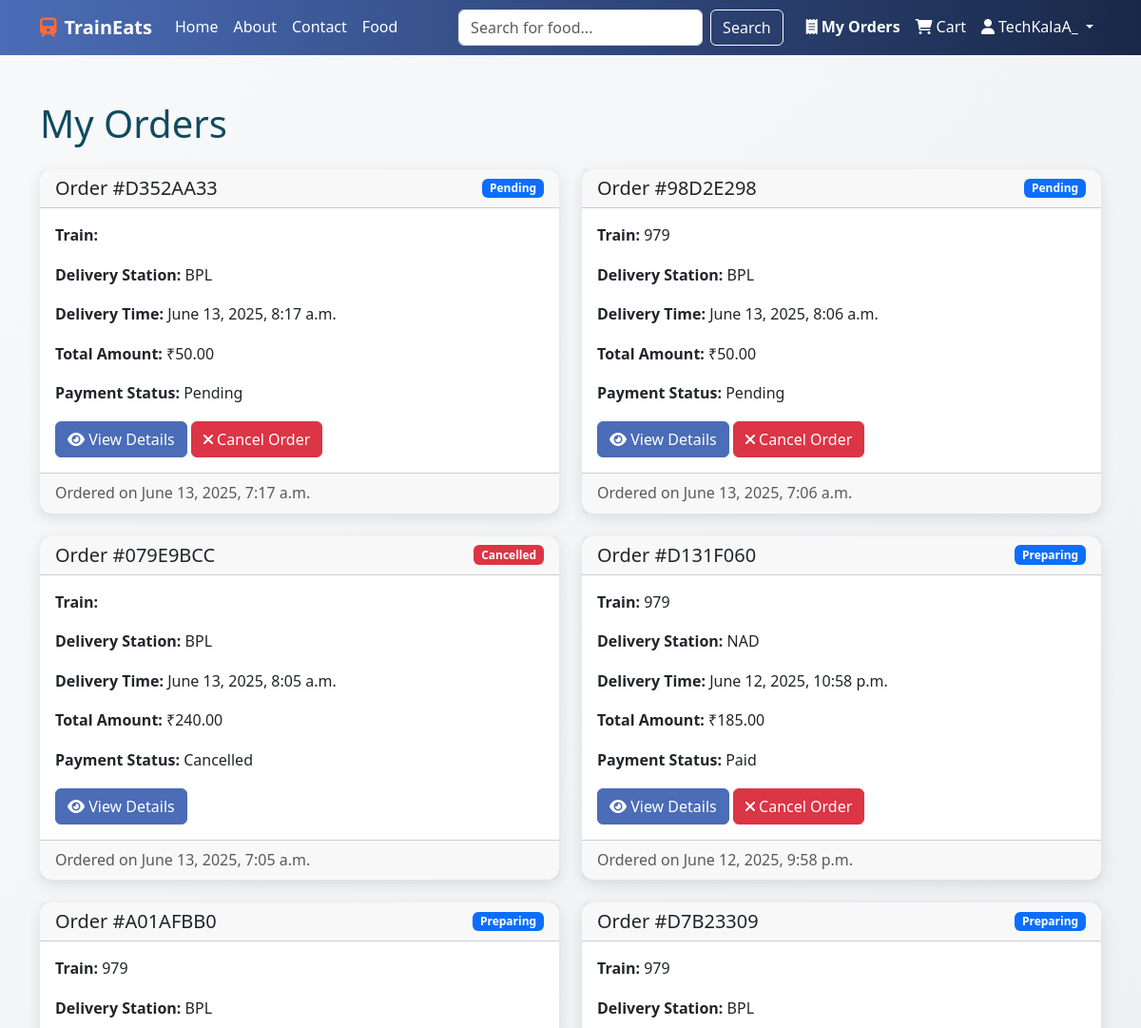
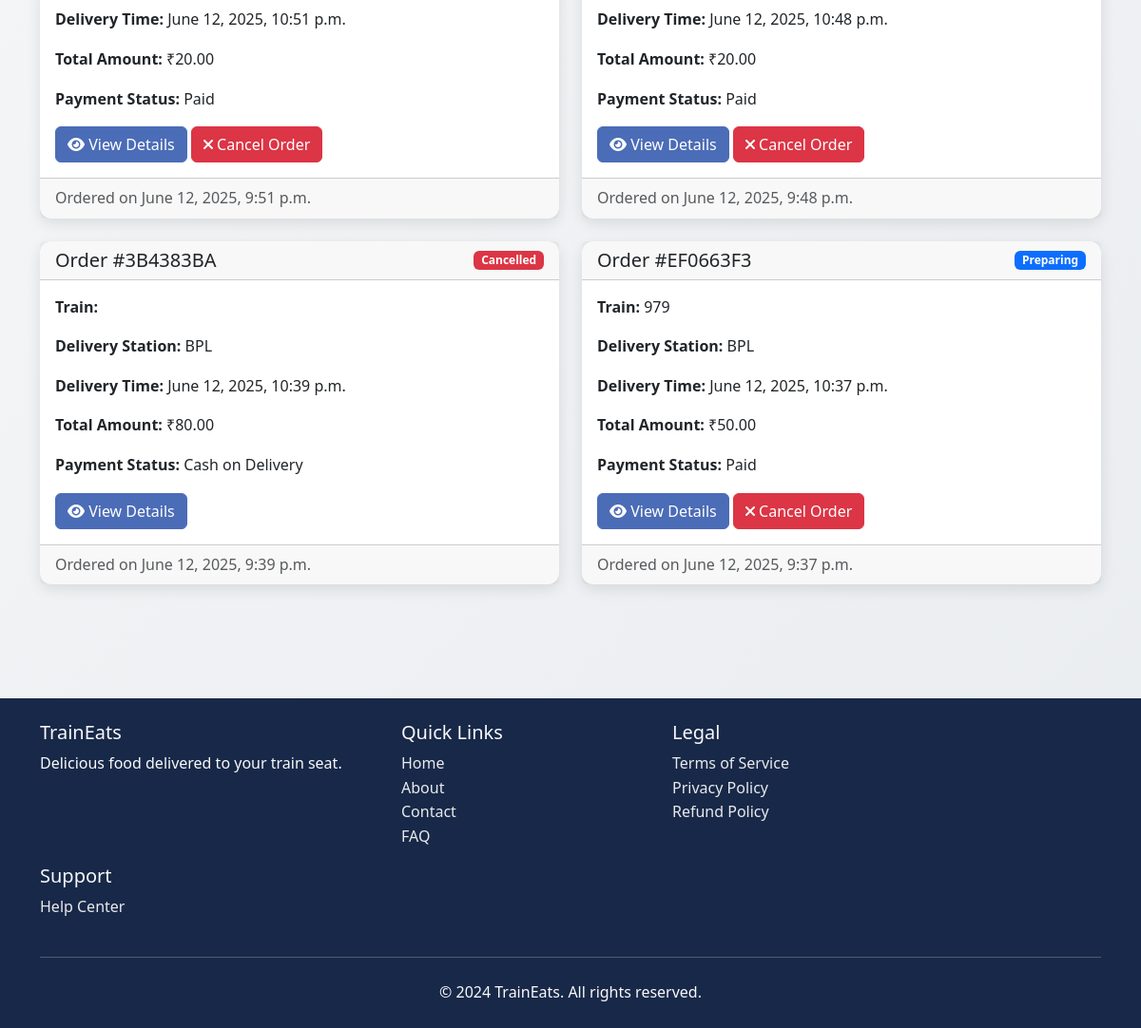
/orders/ (signed in), run on the app's committed database (2 pictures, top to bottom).
### accounts/models.py (models this page shows, shortened)
class User(AbstractUser):
    USER_TYPE_CHOICES = (
        ('user', 'User'),
        ('admin', 'Admin'),
    )
    user_type = models.CharField(max_length=10, choices=USER_TYPE_CHOICES, default='user')
    phone_number = models.CharField(max_length=15, blank=True)
    address = models.TextField(blank=True)
    created_at = models.DateTimeField(auto_now_add=True)
    updated_at = models.DateTimeField(auto_now=True)
    class Meta:
        verbose_name = 'User'
        verbose_name_plural = 'Users'

### orders/models.py (models this page shows, shortened)
class Order(models.Model):
    STATUS_CHOICES = [
        ('PENDING', 'Pending'),
        ('PREPARING', 'Preparing'),
        ('READY', 'Ready for Delivery'),
        ('DELIVERED', 'Delivered'),
        ('CANCELLED', 'Cancelled'),
    ]
    PAYMENT_STATUS_CHOICES = [
        ('PENDING', 'Pending'),
        ('PAID', 'Paid'),
        ('FAILED', 'Failed'),
        ('CANCELLED', 'Cancelled'),
        ('COD', 'Cash on Delivery'),
    ]
    user = models.ForeignKey(User, on_delete=models.CASCADE)
    order_number = models.CharField(max_length=20, unique=True)
    train = models.ForeignKey(Train, on_delete=models.SET_NULL, null=True, blank=True)
    delivery_station = models.ForeignKey(Station, on_delete=models.SET_NULL, null=True)
    total_amount = models.DecimalField(max_digits=10, decimal_places=2)
    status = models.CharField(max_length=20, choices=STATUS_CHOICES, default='PENDING')
    payment_status = models.CharField(max_length=20, choices=PAYMENT_STATUS_CHOICES, default='PENDING')
    special_instructions = models.TextField(blank=True)
    created_at = models.DateTimeField(auto_now_add=True)
    delivery_time = models.DateTimeField()
    def get_status_display(self):
        return dict(self.STATUS_CHOICES)[self.status]
    def get_payment_status_display(self):
        return dict(self.PAYMENT_STATUS_CHOICES)[self.payment_status]

class Station(models.Model):
    name = models.CharField(max_length=100)
    code = models.CharField(max_length=10, unique=True)
    region = models.CharField(max_length=50)

class Train(models.Model):
    name = models.CharField(max_length=100)
    number = models.CharField(max_length=20, unique=True)
    class_type = models.CharField(max_length=50)

### orders/views.py (the view)
# urls.py: path('', views.order_list, name='order_list'),
@login_required
def order_list(request):
    orders = Order.objects.filter(user=request.user).order_by('-created_at')
    return render(request, 'orders/order_list.html', {
        'orders': orders
    })

### orders/context_processors.py (called while the page is built)
def cart_item_count(request):
    if not request.user.is_authenticated:
        return {'cart_item_count': 0}
    try:
        cart = Cart.objects.get(user=request.user)
        count = sum(item.quantity for item in cart.items.all())
    except Cart.DoesNotExist:
        count = 0
    return {'cart_item_count': count}

### templates/orders/order_list.html (shortened to what this page needs)
{% extends 'base.html' %}
{% block content %}
<div class="container py-5">
    <h1 class="mb-4">My Orders</h1>
    {% if orders %}
        <div class="row">
            {% for order in orders %}
                <div class="col-md-6 mb-4">
                    <div class="card">
                        <div class="card-header d-flex justify-content-between align-items-center">
                            <h5 class="mb-0">Order #{{ order.order_number }}</h5>
                            <span class="badge {% if order.status == 'DELIVERED' %}bg-success{% elif order.status == 'CANCELLED' %}bg-danger{% else %}bg-primary{% endif %}">
                                {{ order.get_status_display }}
                            </span>
                        </div>
                        <div class="card-body">
                            <p><strong>Train:</strong> {{ order.train.name }}</p>
                            <p><strong>Delivery Station:</strong> {{ order.delivery_station.name }}</p>
                            <p><strong>Delivery Time:</strong> {{ order.delivery_time|date:"F j, Y, g:i a" }}</p>
                            <p><strong>Total Amount:</strong> ₹{{ order.total_amount }}</p>
                            <p><strong>Payment Status:</strong> {{ order.get_payment_status_display }}</p>
                            <div class="mt-3">
                                <a href="{% url 'orders:order_detail' order.order_number %}" class="btn btn-primary">
                                    <i class="fas fa-eye"></i> View Details
                                </a>
                                {% if order.status == 'PENDING' or order.status == 'PREPARING' %}
                                    <a href="{% url 'orders:cancel_order' order.order_number %}" class="btn btn-danger">
                                        <i class="fas fa-times"></i> Cancel Order
                                    </a>
                                {% endif %}
                            </div>
                        </div>
                        <div class="card-footer text-muted">
                            Ordered on {{ order.created_at|date:"F j, Y, g:i a" }}
                        </div>
                    </div>
                </div>
            {% endfor %}
        </div>
    {% else %}
        <div class="alert alert-info">
            <i class="fas fa-info-circle"></i> You haven't placed any orders yet.
            <a href="{% url 'vendors:food_list' %}" class="alert-link">Browse our vendors</a> to place your first order!
        </div>
    {% endif %}
</div>
{% endblock %}

### templates/base.html (shortened to what this page needs)
{% load static %}
<!DOCTYPE html>
<html lang="en">
<head>
    <link href="https://cdn.jsdelivr.net/npm/bootstrap@5.3.0/dist/css/bootstrap.min.css" rel="stylesheet">
    <link href="https://cdnjs.cloudflare.com/ajax/libs/font-awesome/6.0.0/css/all.min.css" rel="stylesheet">
    <link href="{% static 'css/style.css' %}" rel="stylesheet">
    <link href="{% static 'css/custom.css' %}" rel="stylesheet">
</head>
<body>
    <nav class="navbar navbar-expand-lg navbar-dark navbar-custom">
        <div class="container">
            <a class="navbar-brand" href="{% url 'home' %}">
                <i class="fas fa-train me-2"></i>TrainEats
            </a>
            <div class="collapse navbar-collapse" id="navbarNav">
                <ul class="navbar-nav me-auto mb-2 mb-lg-0">
                    <li class="nav-item">
                        <a class="nav-link" href="{% url 'home' %}">Home</a>
                    </li>
                    <li class="nav-item">
                        <a class="nav-link" href="{% url 'about' %}">About</a>
                    </li>
                    <li class="nav-item">
                        <a class="nav-link" href="{% url 'contact' %}">Contact</a>
                    </li>
                    <li class="nav-item">
                        <a class="nav-link" href="{% url 'vendors:food_list' %}">Food</a>
                    </li>
                </ul>
                <form class="d-flex mb-3 mb-lg-0 me-lg-3" action="{% url 'vendors:search' %}" method="get" role="search">
                    <input class="form-control me-2" type="search" name="q" placeholder="Search for food..." aria-label="Search">
                    <button class="btn btn-outline-light" type="submit">Search</button>
                </form>
                <ul class="navbar-nav">
                    <li class="nav-item">
                        <a class="nav-link" href="{% url 'orders:order_list' %}">
                            <i class="fas fa-receipt me-1"></i>My Orders
                        </a>
                    </li>
                    <li class="nav-item">
                        <a class="nav-link" href="{% url 'orders:cart' %}">
                            <i class="fas fa-shopping-cart me-1"></i>Cart
                        </a>
                    </li>
                    {% if user.is_authenticated %}
                        <li class="nav-item dropdown">
                            <a class="nav-link dropdown-toggle" href="#" id="navbarDropdown" role="button" data-bs-toggle="dropdown" aria-expanded="false">
                                <i class="fas fa-user me-1"></i>{{ user.username }}
                            </a>
                        </li>
                    {% endif %}
                </ul>
            </div>
        </div>
    </nav>
    <main>
        {% block content %}{% endblock %}
    </main>
    <footer class="footer-custom text-light py-4 mt-5">
        <div class="container">
            <div class="row">
                <div class="col-md-4">
                    <h5>TrainEats</h5>
                    <p>Delicious food delivered to your train seat.</p>
                </div>
                <div class="col-md-3">
                    <h5>Quick Links</h5>
                    <ul class="list-unstyled">
                        <li><a href="{% url 'home' %}">Home</a></li>
                        <li><a href="{% url 'about' %}">About</a></li>
                        <li><a href="{% url 'contact' %}">Contact</a></li>
                        <li><a href="{% url 'faq' %}">FAQ</a></li>
                    </ul>
                </div>
                <div class="col-md-3">
                    <h5>Legal</h5>
                    <ul class="list-unstyled">
                        <li><a href="{% url 'terms' %}">Terms of Service</a></li>
                        <li><a href="{% url 'privacy' %}">Privacy Policy</a></li>
                        <li><a href="{% url 'refund' %}">Refund Policy</a></li>
                    </ul>
                </div>
                <div class="col-md-3">
                    <h5>Support</h5>
                    <ul class="list-unstyled">
                        <li><a href="{% url 'help' %}">Help Center</a></li>
                    </ul>
                </div>
            </div>
            <hr class="my-4">
            <div class="text-center">
                <p class="mb-0">&copy; 2024 TrainEats. All rights reserved.</p>
            </div>
        </div>
    </footer>
</body>
</html>

### static/css/style.css (style rules this page uses)
:root { --primary: #ff6b35; --secondary: #1a936f; --dark: #114b5f; --light: #f3e9d2; --danger: #e63946; --success: #2a9d8f; --warning: #e9c46a; --gray: #6c757d; --white: #ffffff; --black: #212529; --transition: all 0.3s ease; --shadow: 0 5px 15px rgba(0, 0, 0, 0.1); --shadow-hover: 0 8px 25px rgba(0, 0, 0, 0.2); --radius: 12px; }
body { font-family: 'Poppins', sans-serif; background: linear-gradient(135deg, #f8f9fa 0%, #e9ecef 100%); color: var(--dark); line-height: 1.6; min-height: 100vh; overflow-x: hidden; }
.navbar { background: rgba(17, 75, 95, 0.95); backdrop-filter: blur(10px); }
.navbar-brand { font-weight: 800; color: var(--white) !important; }
.navbar-brand i { color: var(--primary); margin-right: 0.5rem; }
.nav-link { color: var(--white) !important; font-weight: 500; transition: var(--transition); }
.btn-primary { background: var(--primary); border-color: var(--primary); }
.card { border: none; border-radius: var(--radius); box-shadow: var(--shadow); transition: var(--transition); }
footer { background: var(--dark); color: var(--white); }
footer a { color: var(--white); text-decoration: none; transition: var(--transition); }

### static/css/custom.css (style rules this page uses)
body { background-color: #f4f7f6; font-family: 'Segoe UI', Tahoma, Geneva, Verdana, sans-serif; }
.navbar-custom { background: linear-gradient(90deg, #4b6cb7 0%, #182848 100%); }
.navbar-custom .navbar-brand, .navbar-custom .nav-link { color: rgba(255, 255, 255, 0.9); }
.navbar-custom .nav-link.active { font-weight: bold; color: #fff; }
.btn-primary { background-color: #4b6cb7; border-color: #4b6cb7; }
.card { transition: all 0.3s cubic-bezier(.25,.8,.25,1); }
.footer-custom { background-color: #182848; color: rgba(255, 255, 255, 0.7); }
.footer-custom a { color: rgba(255, 255, 255, 0.9); text-decoration: none; }

### data on the page
User: username "TechKalaA_"
Order: order_number "D352AA33", status "Pending", delivery_station.name "BPL", delivery_time "June 13, 2025, 8:17 a.m.", total_amount "50.00", payment_status "Pending", shows "Cancel Order", created_at "June 13, 2025, 7:17 a.m."
Order: order_number "98D2E298", status "Pending", train.name "979", delivery_station.name "BPL", delivery_time "June 13, 2025, 8:06 a.m.", total_amount "50.00", payment_status "Pending", shows "Cancel Order", created_at "June 13, 2025, 7:06 a.m."
Order: order_number "079E9BCC", status "Cancelled", delivery_station.name "BPL", delivery_time "June 13, 2025, 8:05 a.m.", total_amount "240.00", payment_status "Cancelled", created_at "June 13, 2025, 7:05 a.m."
Order: order_number "D131F060", status "Preparing", train.name "979", delivery_station.name "NAD", delivery_time "June 12, 2025, 10:58 p.m.", total_amount "185.00", payment_status "Paid", shows "Cancel Order", created_at "June 12, 2025, 9:58 p.m."
Order: order_number "A01AFBB0", status "Preparing", train.name "979", delivery_station.name "BPL", delivery_time "June 12, 2025, 10:51 p.m.", total_amount "20.00", payment_status "Paid", shows "Cancel Order", created_at "June 12, 2025, 9:51 p.m."
Order: order_number "D7B23309", status "Preparing", train.name "979", delivery_station.name "BPL", delivery_time "June 12, 2025, 10:48 p.m.", total_amount "20.00", payment_status "Paid", shows "Cancel Order", created_at "June 12, 2025, 9:48 p.m."
Order: order_number "3B4383BA", status "Cancelled", delivery_station.name "BPL", delivery_time "June 12, 2025, 10:39 p.m.", total_amount "80.00", payment_status "Cash on Delivery", created_at "June 12, 2025, 9:39 p.m."
Order: order_number "EF0663F3", status "Preparing", train.name "979", delivery_station.name "BPL", delivery_time "June 12, 2025, 10:37 p.m.", total_amount "50.00", payment_status "Paid", shows "Cancel Order", created_at "June 12, 2025, 9:37 p.m."
